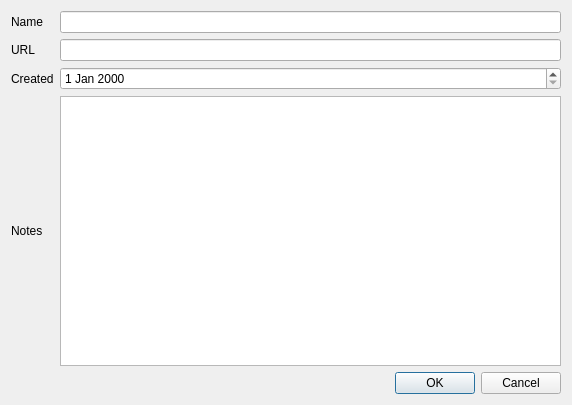
<?xml version="1.0" encoding="UTF-8"?>
<ui version="4.0">
 <class>MediaEdit</class>
 <widget class="QDialog" name="MediaEdit">
  <property name="geometry">
   <rect>
    <x>0</x>
    <y>0</y>
    <width>572</width>
    <height>405</height>
   </rect>
  </property>
  <property name="windowTitle">
   <string>Media Editor</string>
  </property>
  <layout class="QVBoxLayout" name="verticalLayout_2">
   <item>
    <layout class="QHBoxLayout" name="horizontalLayout">
     <item>
      <layout class="QGridLayout" name="gridLayout">
       <item row="0" column="0">
        <widget class="QLabel" name="label">
         <property name="text">
          <string>Name</string>
         </property>
        </widget>
       </item>
       <item row="0" column="1">
        <widget class="QLineEdit" name="nameLine"/>
       </item>
       <item row="1" column="0">
        <widget class="QLabel" name="label_2">
         <property name="text">
          <string>URL</string>
         </property>
        </widget>
       </item>
       <item row="1" column="1">
        <widget class="QLineEdit" name="urlLine"/>
       </item>
       <item row="2" column="0">
        <widget class="QLabel" name="label_3">
         <property name="text">
          <string>Created</string>
         </property>
        </widget>
       </item>
       <item row="3" column="0">
        <widget class="QLabel" name="label_4">
         <property name="text">
          <string>Notes</string>
         </property>
        </widget>
       </item>
       <item row="3" column="1">
        <widget class="QTextEdit" name="notesText"/>
       </item>
       <item row="2" column="1">
        <widget class="QDateEdit" name="createdDate"/>
       </item>
      </layout>
     </item>
    </layout>
   </item>
   <item>
    <widget class="QDialogButtonBox" name="buttonBox">
     <property name="orientation">
      <enum>Qt::Horizontal</enum>
     </property>
     <property name="standardButtons">
      <set>QDialogButtonBox::Cancel|QDialogButtonBox::Ok</set>
     </property>
    </widget>
   </item>
  </layout>
 </widget>
 <resources/>
 <connections>
  <connection>
   <sender>buttonBox</sender>
   <signal>accepted()</signal>
   <receiver>MediaEdit</receiver>
   <slot>accept()</slot>
   <hints>
    <hint type="sourcelabel">
     <x>248</x>
     <y>254</y>
    </hint>
    <hint type="destinationlabel">
     <x>157</x>
     <y>274</y>
    </hint>
   </hints>
  </connection>
  <connection>
   <sender>buttonBox</sender>
   <signal>rejected()</signal>
   <receiver>MediaEdit</receiver>
   <slot>reject()</slot>
   <hints>
    <hint type="sourcelabel">
     <x>316</x>
     <y>260</y>
    </hint>
    <hint type="destinationlabel">
     <x>286</x>
     <y>274</y>
    </hint>
   </hints>
  </connection>
 </connections>
</ui>
